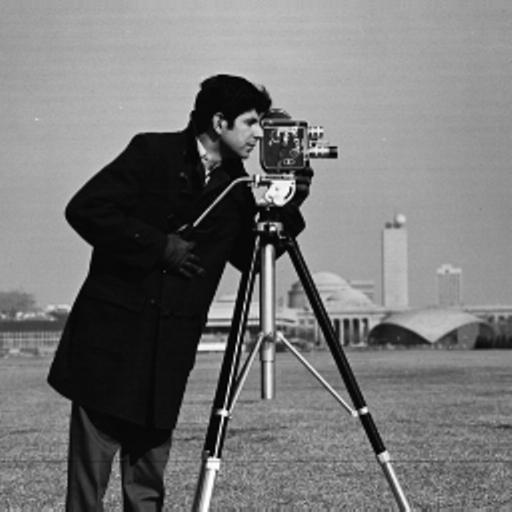
#> input picture Programming for Scientific Computing/python tutorial/practical9/19BCE245_Prac9/images/cameraman.tiff, 512 x 512 px, found by its file name; the run also reads 1 picture not shown here
$ python 9a.py
#> lines starting #> are read from the running program, lines starting #| are printed output that depends on the picture
#!/usr/bin/env python3

# first install 'skimage' using this command in terminal :
# pip install scikit-image

import numpy as np
from PIL import Image
import matplotlib.pyplot as plt
from skimage import io
import os
import scipy
from scipy import ndimage
from skimage.filters import sobel
from skimage.color import rgb2gray

camera = io.imread('./images/cameraman.tiff')
#> camera is the input picture: shape (512, 512); min 0, max 255, mean 118.3

# Number of pixel
print("Image size :",camera.shape)
#| Image size : (512, 512)

# 2 dimentional
print("Dimension :",camera.ndim)
#| Dimension : 2

# Numpy array
print("Type of Object :",type(camera))
#| Type of Object : <class 'numpy.ndarray'>

# Integer value range from 0 to 255 (0 for black and 255 for white)
print("Object data type :", camera.dtype)
#| Object data type : uint8

plt.imshow(camera, cmap=plt.cm.gray)
print(camera)
#> (printed output is left out)

print(camera.ravel())
#> (printed output is left out)
ax = plt.hist(camera.ravel(), bins = 256)
plt.xlabel('Intensity Value')
plt.ylabel('Count')
plt.show()
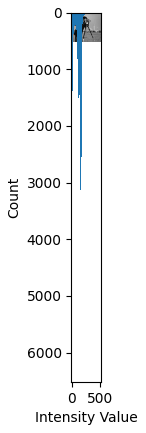
#> figure drawn by matplotlib, 1 panel

image_of_lena = io.imread('./images/lena_gray.gif')
lena_img = image_of_lena.astype(float)
blurred_lena_img = ndimage.gaussian_filter(lena_img, 3)
plt.figure(figsize=(12,4))
plt.subplot(121)
#> (the run stopped early here; a loop or call above may not have finished)
